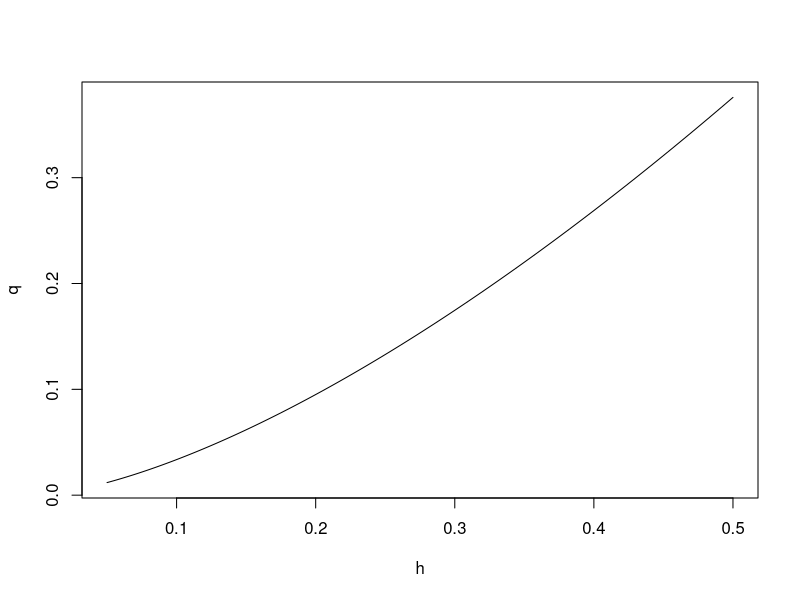

R code for this plot:
## Channel flow

## Measurements
b <- 0.6 # Width

## Constant
Cd <- 0.6 # approximation

## Question 1
h <- 100 / 1000 # Height in m
q <- (2/3) * Cd * sqrt(2 * 9.81) * b * h^(3/2)  # m3 / s
q * 3600 * 24 / 1E3  # ML / day

## Question 2
h <- c(150, 136, 75) / 1000
q <- (2/3) * Cd * sqrt(2 * 9.81) * b * h^(3/2)
mean(q) * 1000 # l/s

## Question 3
h <- (50:500) / 1000
q <- (2/3) * Cd * sqrt(2 * 9.81) * b * h^(3/2)
q

## Enhanced code
plot(h, q, type = "l")

## Fancy version using a function
kindsvater_carter <- function(b, h, Cd = 0.6) {
    (2/3) * Cd * sqrt(2 * 9.81) * b * h^(3/2)
}

kindsvater_carter(0.6, 0.1)
